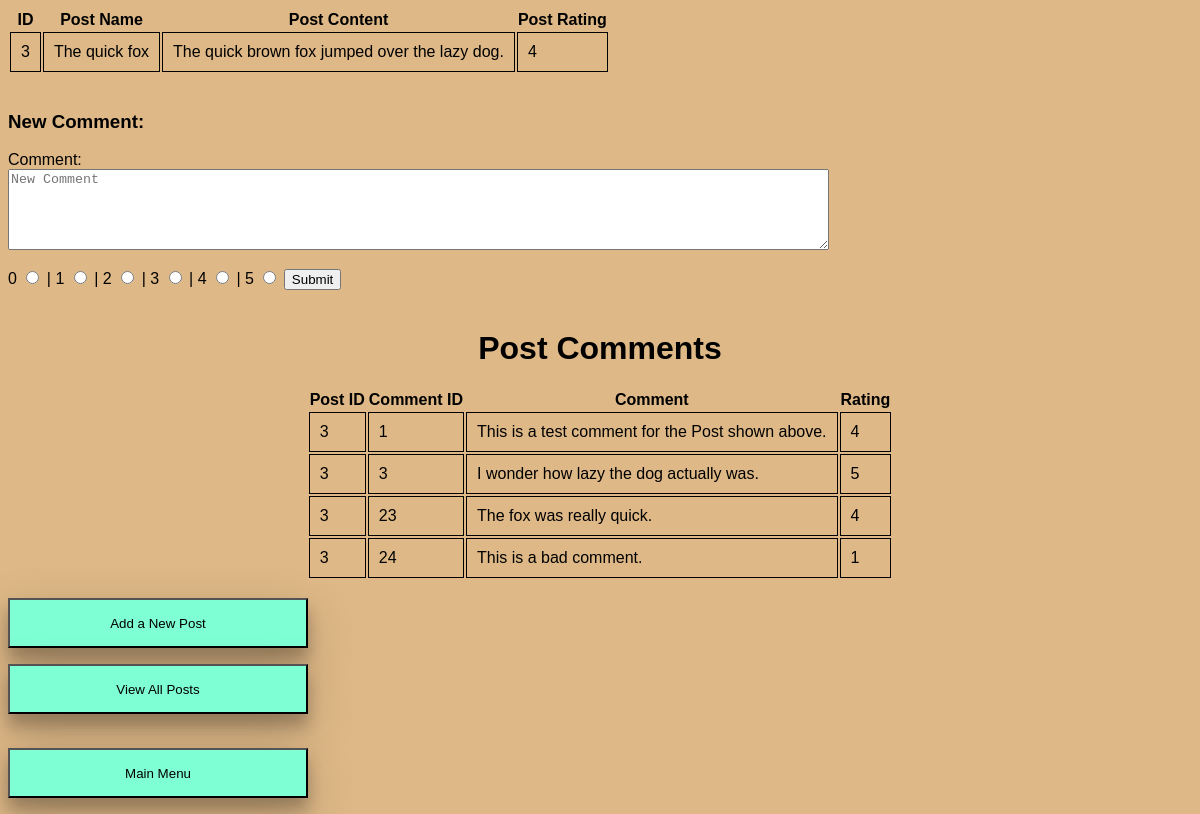
The page /blog/postComments.php?id=3 on the database its author committed.
### tables this page shows
CREATE TABLE `posts` (
  `id` int(11) NOT NULL,
  `post_name` varchar(50) NOT NULL,
  `post_content` varchar(3000) NOT NULL,
  `rating` decimal(3,0) NOT NULL DEFAULT '5',
  `total_ratings` int(11) NOT NULL DEFAULT '1'
);

CREATE TABLE `comments` (
  `id` int(11) NOT NULL,
  `assoc_post_id` int(11) NOT NULL,
  `rating` int(1) NOT NULL,
  `comment` varchar(750) NOT NULL
);

### blog/postComments.php (the view, shortened to what this page needs)
<?php
$serverName = "localhost";
$databaseUser = "root";
$password = "root";
$database = "blog";
$postID = $_GET['id'];
$conn = new mysqli($serverName, $databaseUser, $password, $database);
$sql = "SELECT `posts`.`id`,
    `posts`.`post_name`,
    `posts`.`post_content`,
    `posts`.`rating`
    FROM `blog`.`posts`
    WHERE `posts`.`id` = " . $postID . ";";
if($result = mysqli_query($conn, $sql)){
    if(mysqli_num_rows($result) > 0){
        echo "<table>";
        echo "<tr>";
        echo "<th>ID</th>";
        echo "<th>Post Name</th>";
        echo "<th>Post Content</th>";
        echo "<th>Post Rating</th>";
        echo "</tr>";
        while($row = mysqli_fetch_array($result)){
            echo "<tr>";
            echo "<td name='id'>" . $row['id'] . "</td>";
            echo "<td>" . $row['post_name'] . "</td>";
            echo "<td>" . $row['post_content'] . "</td>";
            echo "<td>" . $row['rating'] . "</td>";
        }
        echo "</table>";
    }
    else {
        echo "ERROR: Could not able to execute $sql. " . mysqli_error($conn);
    }
}
?>
<html>
<head>
</head>
<body>
	<br>
	<h3 align="left">New Comment:</h3>
	<form method="post" action="commentHandler.php?id=<?php echo $postID ?>">
		<label id="comment">Comment:</label><br>
		<textarea name="comment" rows="5" cols="100" placeholder="New Comment"></textarea><br><br>
		<label for="0">0</label>
		<input type="radio" name="rating" value="0">
		<label for="1">| 1</label>
		<input type="radio" name="rating" value="1">
		<label for="2">| 2</label>
		<input type="radio" name="rating" value="2">
		<label for="3">| 3</label>
		<input type="radio" name="rating" value="3">
		<label for="4">| 4</label>
		<input type="radio" name="rating" value="4">
		<label for="5">| 5</label>
		<input type="radio" name="rating" value="5">
		<button type="submit">Submit</button><br><br>
	</form>
	<h1 align="center">Post Comments</h1>
<?php
	$conn = new mysqli($serverName, $databaseUser, $password, $database);
	$sql = "SELECT `comments`.`id`,
    `comments`.`assoc_post_id`,
    `comments`.`rating`,
    `comments`.`comment`
    FROM `blog`.`comments`
    WHERE `comments`. `assoc_post_id` = " . $postID . ";";
	if($result = mysqli_query($conn, $sql)){
	    if(mysqli_num_rows($result) > 0){
	        echo "<table align='center'>";
	        echo "<tr>";
	        echo "<th>Post ID</th>";
	        echo "<th>Comment ID</th>";
	        echo "<th>Comment</th>";
	        echo "<th>Rating</th>";
	        echo "</tr>";
	        while($row = mysqli_fetch_array($result)){
	            echo "<tr>";
	            echo "<td name='id'>" . $postID . "</td>";
	            echo "<td>" . $row['id'] . "</td>";
	            echo "<td>" . $row['comment'] . "</td>";
	            echo "<td>" . $row['rating'] . "</td>";
	        }
	        echo "</table>";
	    }
	    else {
	        echo "This post does not have any comments.";
	    }
	}
?>
<br><form method="post" action="newpost.html">
		<button type="submit" class="button">Add a New Post</button>
	</form>
	<form method="post" action="viewAllPosts.php">
		<button type="submit" class="button">View All Posts</button>
	</form>
	<br><form method="post" action="mainmenu.html">
		<button type="submit" class="button">Main Menu</button>
	</form>
</body>
</html>

### blog/postComments.php (style rules this page uses)
body { font-family: Calibri, Helvetica, sans-serif; background-color: #DEB887; }
td { padding: 10px; border: 1px solid black; border-collapse: collapse; }
.button { background-color: #7FFFD4; width: 300px; cursor: pointer; box-shadow: 0 12px 16px 0 rgba(0,0,0,0.24), 0 17px 50px 0 rgba(0,0,0,0.19); height: 50px; }

### rows shown on the page
posts: id "3", post_name "The quick fox", post_content "The quick brown fox jumped over the lazy dog.", rating "4"
comments: id "1", comment "This is a test comment for the Post shown above.", rating "4"
comments: id "3", comment "I wonder how lazy the dog actually was.", rating "5"
comments: id "23", comment "The fox was really quick.", rating "4"
comments: id "24", comment "This is a bad comment.", rating "1"
